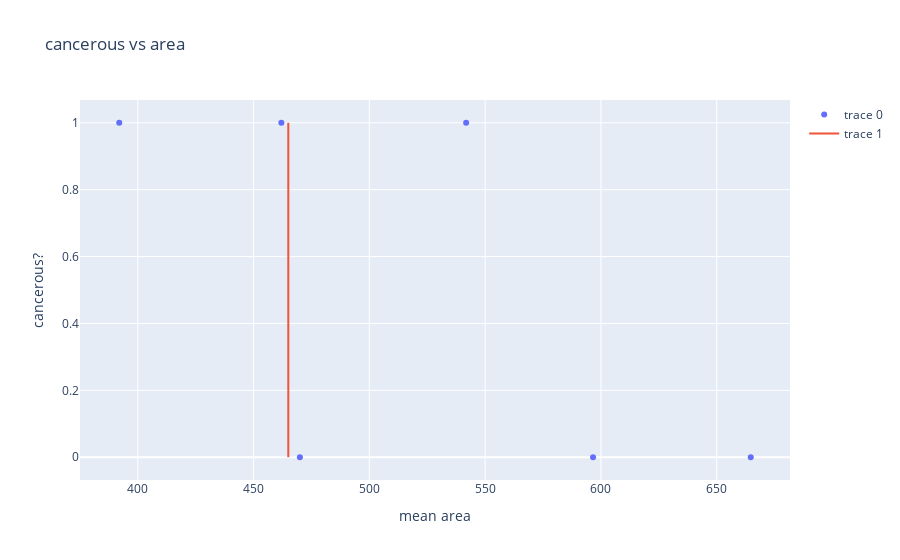

The code cell stored with this chart in its notebook:
### Code cell
import pandas as pd
import plotly.graph_objects as go
mixed_df = pd.read_csv('./vals.csv', index_col = 0)
scatter = go.Scatter(x = mixed_df['area'], y = mixed_df['target'], mode = 'markers')

scatter_model = go.Scatter(x=[threshold, threshold], y = [0, 1], mode = 'lines')
mixed_fig = go.Figure([scatter, scatter_model], layout = {'title': 'cancerous vs area', 'xaxis': {'title': 'mean area'}, 'yaxis': {'title': 'cancerous?'}})
mixed_fig

### Figure 1 — Plotly figure (JSON) as saved in the notebook; plotly's stock layout.template omitted (floating-point values rounded to 4 significant figures)
{"data": [{"mode": "markers", "type": "scatter", "x": [392, 462, 470, 541.8, 596.6, 664.7], "y": [1, 1, 0, 1, 0, 0]}, {"mode": "lines", "type": "scatter", "x": [465, 465], "y": [0, 1]}], "layout": {"autosize": true, "title": {"text": "cancerous vs area"}, "xaxis": {"autorange": true, "range": [374.6, 682.1], "title": {"text": "mean area"}, "type": "linear"}, "yaxis": {"autorange": true, "range": [-0.07325, 1.073], "title": {"text": "cancerous?"}, "type": "linear"}}}
